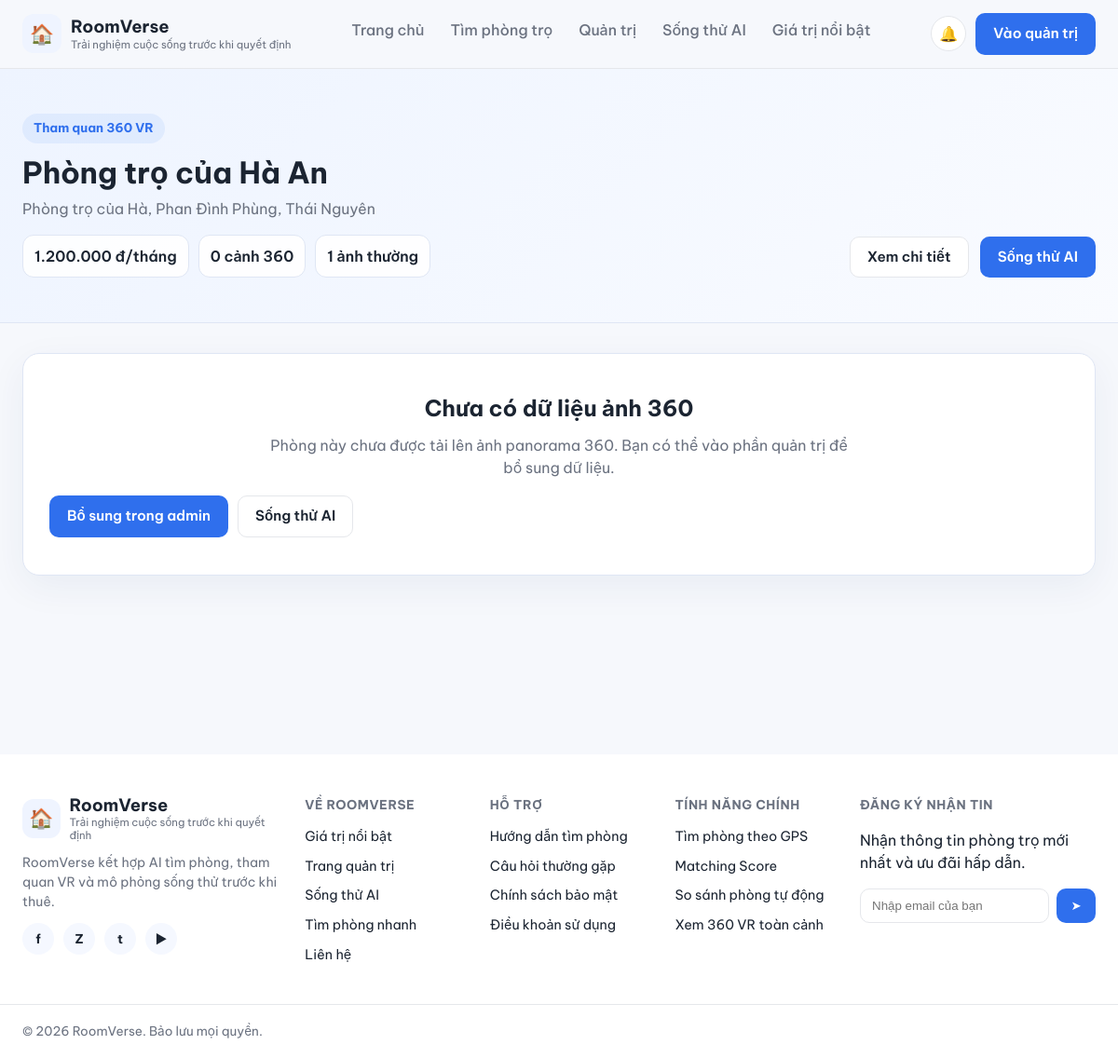
The app's page /index.php?page=vr&id=2 with its own data.
### tables this page shows
CREATE TABLE `phong_tro` (
  `id` int NOT NULL AUTO_INCREMENT,
  `ten_phong` varchar(255) NOT NULL,
  `so` varchar(20) DEFAULT NULL,
  `gia` decimal(12,0) NOT NULL,
  `id_toa_do` int NOT NULL,
  `dien_tich` decimal(6,2) DEFAULT NULL,
  `tien_coc` decimal(12,0) DEFAULT NULL,
  `so_nguoi_toi_da` int DEFAULT NULL,
  `trang_thai` enum('con_trong','da_thue') NOT NULL DEFAULT 'con_trong',
  `id_doi_tuong` int DEFAULT NULL,
  `gioi_tinh` enum('nam','nu','tat_ca') NOT NULL DEFAULT 'tat_ca',
  `mo_ta` text,
  `id_tai_khoan` int DEFAULT NULL,
  `created_at` datetime NOT NULL DEFAULT CURRENT_TIMESTAMP,
  PRIMARY KEY (`id`),
  KEY `id_toa_do` (`id_toa_do`),
  KEY `id_doi_tuong` (`id_doi_tuong`),
  KEY `id_tai_khoan` (`id_tai_khoan`),
  CONSTRAINT `phong_tro_ibfk_1` FOREIGN KEY (`id_toa_do`) REFERENCES `toa_do` (`id`),
  CONSTRAINT `phong_tro_ibfk_2` FOREIGN KEY (`id_doi_tuong`) REFERENCES `doi_tuong` (`id`),
  CONSTRAINT `phong_tro_ibfk_3` FOREIGN KEY (`id_tai_khoan`) REFERENCES `tai_khoan` (`id`)
);

CREATE TABLE `toa_do` (
  `id` int NOT NULL AUTO_INCREMENT,
  `ten_dia_diem` varchar(255) NOT NULL,
  `id_loai` int NOT NULL,
  `latitude` decimal(10,7) NOT NULL,
  `longitude` decimal(10,7) NOT NULL,
  `link_google` varchar(500) DEFAULT NULL,
  `dia_chi` varchar(255) DEFAULT NULL,
  PRIMARY KEY (`id`),
  KEY `id_loai` (`id_loai`),
  CONSTRAINT `toa_do_ibfk_1` FOREIGN KEY (`id_loai`) REFERENCES `loai_dia_diem` (`id`)
);

### app/Controllers/RoomPortalController.php (called while the page is built, shortened)
<?php
require_once __DIR__ . '/../Models/RoomRepository.php';
class RoomPortalController
{
    private RoomRepository $roomRepository;
    public function __construct(mysqli $db)
    {
        $this->roomRepository = new RoomRepository($db);
    }
    public function getRoomDetailPageData(int $roomId): ?array
    {
        return $this->roomRepository->getRoomDetail($roomId);
    }
}

### app/Models/RoomRepository.php (called while the page is built, shortened)
<?php
class RoomRepository
{
    private mysqli $db;
    public function __construct(mysqli $db)
    {
        $this->db = $db;
    }
    public function getRoomDetail(int $roomId): ?array
    {
        $stmt = $this->db->prepare(
            "SELECT
                p.id,
                p.id_toa_do,
                p.ten_phong,
                p.so,
                p.gia,
                p.dien_tich,
                p.tien_coc,
                p.so_nguoi_toi_da,
                p.trang_thai,
                p.gioi_tinh,
                p.mo_ta,
                p.created_at,
                p.id_doi_tuong,
                t.ten_dia_diem,
                t.dia_chi,
                t.latitude,
                t.longitude,
                t.link_google,
                dt.ten_doi_tuong,
                (SELECT ROUND(AVG(d.so_sao), 1) FROM danh_gia d
                    WHERE d.id_phong = p.id) AS diem_trung_binh,
                (SELECT COUNT(*) FROM danh_gia d
                    WHERE d.id_phong = p.id) AS so_luot_danh_gia
             FROM phong_tro p
             INNER JOIN toa_do t ON t.id = p.id_toa_do
             LEFT JOIN doi_tuong dt ON dt.id = p.id_doi_tuong
             WHERE p.id = ?
             LIMIT 1"
        );
        $stmt->bind_param('i', $roomId);
        $stmt->execute();
        $room = $stmt->get_result()->fetch_assoc();
        $room['images'] = $this->getRoomImages($roomId);
        $room['vr_scenes'] = $this->getRoomVrScenes($roomId);
        $room['amenities'] = $this->getRoomAmenities($roomId);
        $room['service_review'] = $this->getServiceReview($roomId);
        $room['nearby_sections'] = $this->getNearbySections();
        return $room;
    }
    private function getRoomImages(int $roomId): array
    {
        $stmt = $this->db->prepare(
            'SELECT id, duong_dan FROM hinh_anh WHERE id_phong = ? ORDER BY id ASC'
        );
        $stmt->bind_param('i', $roomId);
        $stmt->execute();
        $images = $stmt->get_result()->fetch_all(MYSQLI_ASSOC);
        return $images;
    }
    private function getRoomVrScenes(int $roomId): array
    {
        $stmt = $this->db->prepare(
            "SELECT id, ten_goc_nhin, duong_dan_anh
             FROM phong_vr_360
             WHERE id_phong = ?
             ORDER BY FIELD(ten_goc_nhin, 'Phòng khách', 'Phòng bếp', 'Phòng ngủ'), id ASC"
        );
        $stmt->bind_param('i', $roomId);
        $stmt->execute();
        $scenes = $stmt->get_result()->fetch_all(MYSQLI_ASSOC);
        return $scenes;
    }
    private function getRoomAmenities(int $roomId): ?array
    {
        $stmt = $this->db->prepare('SELECT * FROM tien_ich WHERE id_phong = ? LIMIT 1');
        $stmt->bind_param('i', $roomId);
        $stmt->execute();
        $row = $stmt->get_result()->fetch_assoc();
        return $row ?: null;
    }
    private function getServiceReview(int $roomId): ?array
    {
        $stmt = $this->db->prepare(
            'SELECT id, room_id, room_name, room_price, electricity_price, water_price,
                    deposit_amount, extra_utilities, overall_review
             FROM living_simulation_room_reviews
             WHERE room_id = ?
             ORDER BY id DESC
             LIMIT 1'
        );
        $stmt->bind_param('i', $roomId);
        $stmt->execute();
        $row = $stmt->get_result()->fetch_assoc();
        return $row ?: null;
    }
    private function getNearbySections(): array
    {
        return [
            [
                'title' => 'Trường học gần đó',
                'items' => [],
            ],
            [
                'title' => 'Chợ và tiện ích lân cận',
                'items' => [],
            ],
        ];
    }
}

### app/Views/portal/vr.php (the view, shortened to what this page needs)
<?php
$room = $room ?? null;
$vrScenes = $room['vr_scenes'] ?? [];
?>
<!DOCTYPE html>
<html lang="vi">
<head>
    <link rel="stylesheet" href="assets/css/home.css">
    <link rel="stylesheet" href="assets/css/portal.css">
    <link rel="stylesheet" href="https://cdn.jsdelivr.net/npm/pannellum@2.5.6/build/pannellum.css">
</head>
<body class="page-portal page-vr">
    <?php include __DIR__ . '/../home/partials/header.php'; ?>
    <main class="portal-main">
        <?php if (!$room): ?>
            <section class="container portal-section">
                <div class="empty-state">
                    <h1>Không tìm thấy phòng để xem 360 VR</h1>
                    <p>Vui lòng quay lại trang chủ hoặc vào phần quản trị để bổ sung dữ liệu.</p>
                    <div class="empty-actions">
                        <a class="btn btn-primary" href="index.php">Quay lại trang chủ</a>
                        <a class="btn btn-outline" href="index.php?page=admin">Mở trang quản trị</a>
                    </div>
                </div>
            </section>
        <?php else: ?>
            <section class="portal-hero">
                <div class="container portal-hero-inner detail-hero">
                    <div>
                        <span class="portal-kicker">Tham quan 360 VR</span>
                        <h1><?= htmlspecialchars($room['ten_phong']) ?></h1>
                        <p><?= htmlspecialchars((string) ($room['dia_chi'] ?: $room['ten_dia_diem'] ?: 'Chưa có dữ liệu')) ?></p>
                        <div class="detail-quick-meta">
                            <span><?= number_format((float) $room['gia'], 0, ',', '.') ?> đ/tháng</span>
                            <span><?= count($vrScenes) ?> cảnh 360</span>
                            <span><?= !empty($room['images']) ? count($room['images']) . ' ảnh thường' : 'Chưa có dữ liệu ảnh thường' ?></span>
                        </div>
                    </div>
                    <div class="portal-hero-actions">
                        <a class="btn btn-outline" href="index.php?page=detail&id=<?= (int) $room['id'] ?>">Xem chi tiết</a>
                        <a class="btn btn-primary" href="simulation.php?room_id=<?= (int) $room['id'] ?>">Sống thử AI</a>
                    </div>
                </div>
            </section>
            <section class="container portal-section">
                <?php if (empty($vrScenes)): ?>
                    <div class="empty-state">
                        <h2>Chưa có dữ liệu ảnh 360</h2>
                        <p>Phòng này chưa được tải lên ảnh panorama 360. Bạn có thể vào phần quản trị để bổ sung dữ liệu.</p>
                        <div class="empty-actions">
                            <a class="btn btn-primary" href="index.php?page=admin&edit=<?= (int) $room['id'] ?>">Bổ sung trong admin</a>
                            <a class="btn btn-outline" href="simulation.php?room_id=<?= (int) $room['id'] ?>">Sống thử AI</a>
                        </div>
                    </div>
                <?php endif; ?>
            </section>
        <?php endif; ?>
    </main>
    <?php include __DIR__ . '/../home/partials/footer.php'; ?>
</body>
</html>

### public/assets/css/home.css (style rules this page uses)
:root { --color-primary: #2F6FED; --color-primary-dark: #1E54C7; --color-accent: #0EA5A0; --color-text: #1B2431; --color-text-muted: #6B7280; --color-border: #E5E7EB; --color-bg-soft: #F5F8FF; --color-bg-alt: #EFF4FF; --radius-lg: 20px; --radius-md: 14px; --radius-sm: 10px; --shadow-card: 0 6px 20px rgba(20, 40, 90, 0.08); --shadow-card-hover: 0 12px 28px rgba(20, 40, 90, 0.14); font-size: 16px; }
* { box-sizing: border-box; }
body { margin: 0; font-family: 'Be Vietnam Pro', -apple-system, BlinkMacSystemFont, 'Segoe UI', sans-serif; color: var(--color-text); background: #ffffff; line-height: 1.5; }
.container { max-width: 1200px; margin: 0 auto; padding: 0 24px; }
a { text-decoration: none; color: inherit; }
.btn { display: inline-flex; align-items: center; justify-content: center; gap: 6px; padding: 10px 18px; border-radius: var(--radius-sm); font-weight: 600; font-size: 0.95rem; border: 1px solid transparent; transition: transform .15s ease, box-shadow .15s ease, background .15s ease; }
.btn-primary { background: var(--color-primary); color: #fff; }
.btn-outline { background: #fff; border-color: var(--color-border); color: var(--color-text); }

### public/assets/css/portal.css (style rules this page uses)
:root { --portal-bg: #f6f8fc; --portal-border: #dfe6f4; --portal-success-bg: #ecfdf3; --portal-success-text: #166534; --portal-danger-bg: #fef2f2; --portal-danger-text: #b91c1c; }
.page-portal { background: var(--portal-bg); }
.portal-main { min-height: calc(100vh - 120px); }
.portal-hero { background: linear-gradient(135deg, #eef4ff 0%, #f9fbff 100%); border-bottom: 1px solid var(--portal-border); }
.portal-hero-inner { display: flex; align-items: center; justify-content: space-between; gap: 24px; padding: 48px 24px; }
.portal-kicker { display: inline-flex; padding: 6px 12px; border-radius: 999px; background: rgba(47, 111, 237, 0.08); color: var(--color-primary); font-weight: 700; font-size: 0.84rem; }
.portal-hero h1 { margin: 12px 0 8px; font-size: 2rem; line-height: 1.2; }
.portal-hero p { margin: 0; color: var(--color-text-muted); max-width: 760px; }
.portal-hero-actions { display: flex; align-items: center; gap: 12px; flex-wrap: wrap; }
.portal-section { padding-top: 32px; padding-bottom: 16px; }
.stat-card, .detail-card, .admin-form-panel, .admin-list-panel, .empty-state, .vr-shell { background: #fff; border: 1px solid var(--portal-border); border-radius: 18px; box-shadow: 0 12px 40px rgba(18, 52, 102, 0.06); }
.form-actions, .stack-actions, .empty-actions, .table-actions { display: flex; gap: 10px; flex-wrap: wrap; }
.empty-state { padding: 40px 28px; text-align: center; }
.empty-state h1, .empty-state h2 { margin: 0 0 10px; }
.empty-state p { color: var(--color-text-muted); margin: 0 auto 18px; max-width: 620px; }
.detail-hero { align-items: flex-end; }
.detail-quick-meta { display: flex; flex-wrap: wrap; gap: 10px; margin-top: 16px; }
.detail-quick-meta span { padding: 10px 12px; border-radius: 12px; background: rgba(255, 255, 255, 0.9); border: 1px solid var(--portal-border); font-weight: 600; }

### records on screen
phong_tro: ten_phong "Phòng trọ của Hà An", id_toa_do.dia_chi "Phòng trọ của Hà, Phan Đình Phùng, Thái Nguyên", gia "1.200.000"

### other values on screen
count($vrScenes) "0"
count($room['images']) "1"
